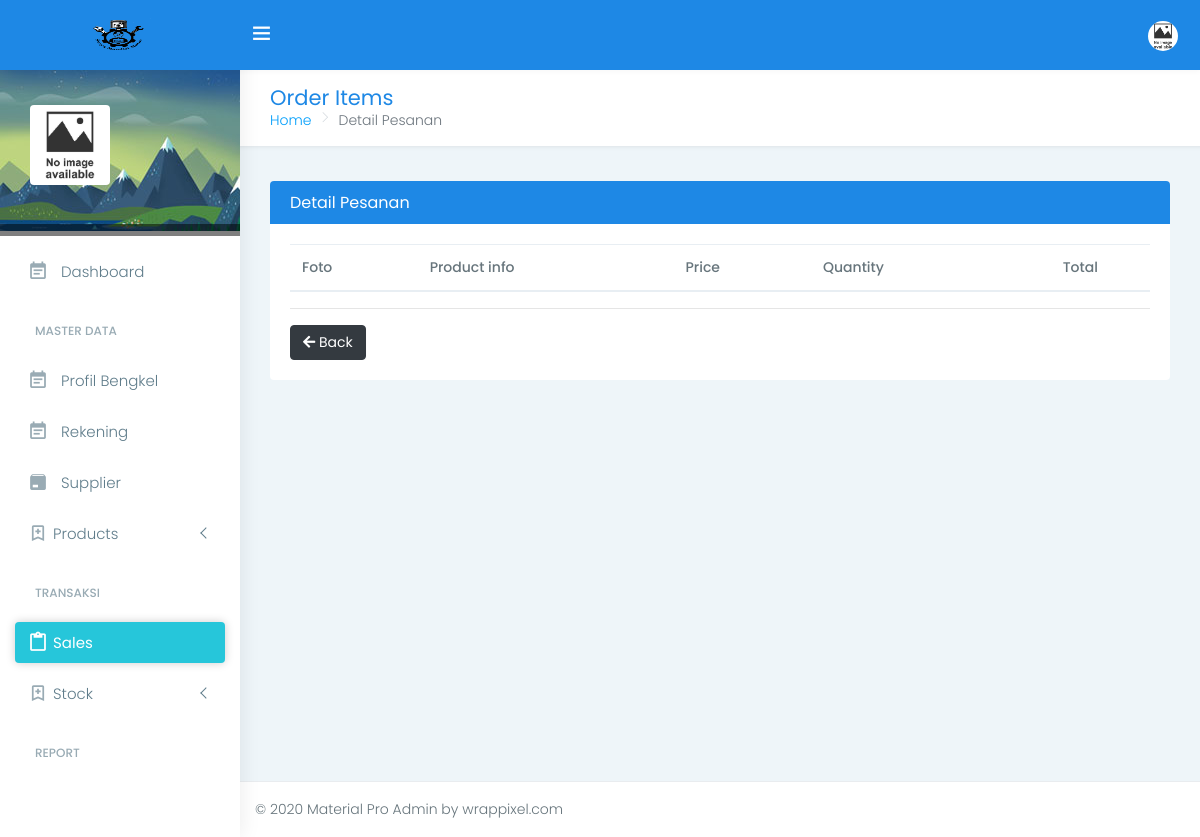
Page /orders/detailPesanan/202108070955254XJUSMLR on the earlier database version.
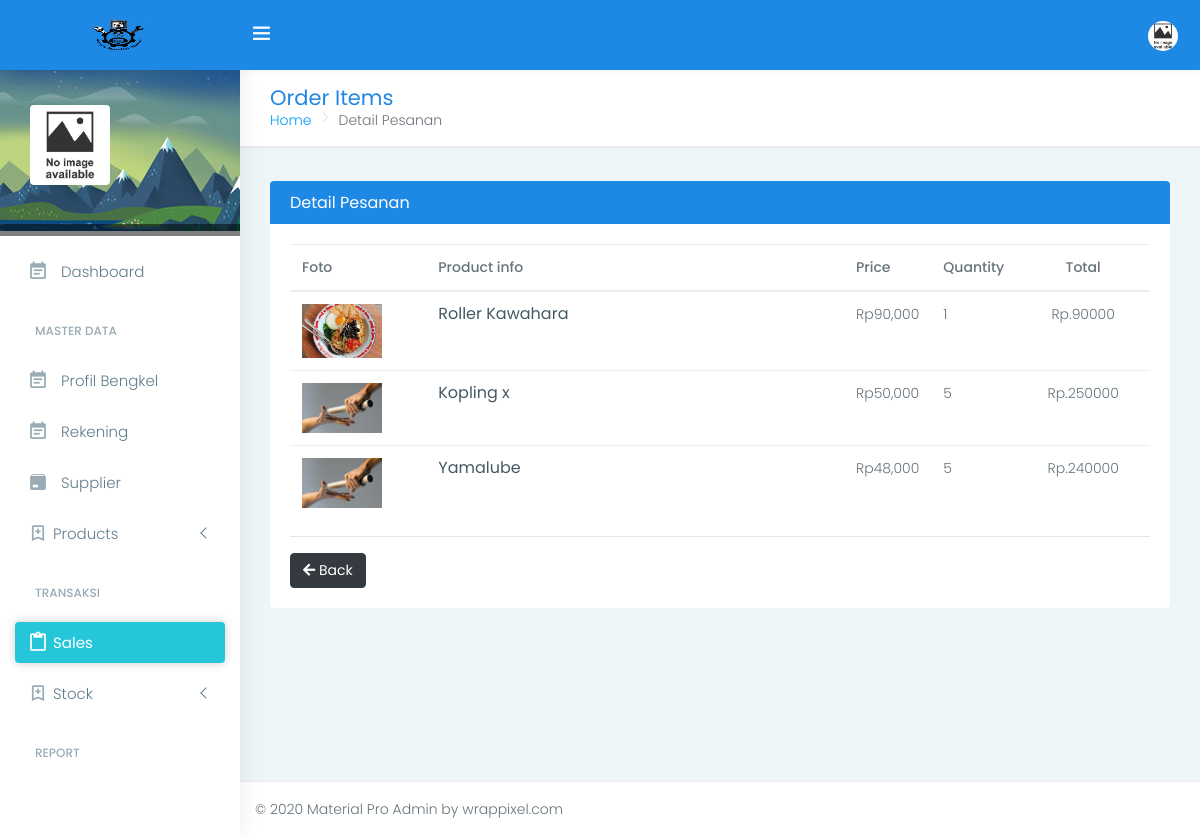
Same page on the later database version.
### tables this page shows
CREATE TABLE `salesdetail` (
  `idsalesdetail` int(11) NOT NULL,
  `no_order` varchar(35) NOT NULL,
  `idproduk` int(11) NOT NULL,
  `qty` int(11) NOT NULL,
  `created_at` datetime NOT NULL,
  `updated_at` datetime DEFAULT NULL,
  `is_active` int(11) NOT NULL
);

CREATE TABLE `products` (
  `idproduk` int(11) NOT NULL,
  `namaproduk` varchar(80) NOT NULL,
  `sisastock` int(11) NOT NULL,
  `deskripsi` text NOT NULL,
  `idkategori` int(11) NOT NULL,
  `idunit` int(11) NOT NULL,
  `hargasatuan` int(11) NOT NULL,
  `foto` varchar(40) NOT NULL,
  `created_at` datetime NOT NULL,
  `updated_at` datetime DEFAULT NULL,
  `is_active` int(11) NOT NULL
);

### application/controllers/Orders.php (called while the page is built, shortened)
<?php defined('BASEPATH') OR exit('No direct script access allowed');
class Orders extends CI_Controller {
    public function __construct(){
		$this->load->model('Barang_M', 'barang_model');
        $this->load->model('Rekening_M', 'rekening_model');
        $this->load->model('Order_M', 'order_model');
		$this->load->library('form_validation');
        $this->load->library('upload');
		$this->load->library('image_lib');
    }
    public function detailPesanan($no_order){
        $orderItems = $this->order_model->getOrderItem($no_order);
        $data = array(
            'active_menu' => 'order',
            'orderItems' => $orderItems
        );
        if ($this->session->userdata('role') == 2 ) {
            $this->load->view('template-customer', $data);
        } else {
            $this->load->view('template', $data);
        }
        $this->load->view('ecommerce/order-items', $data);
    }
}

### index.php (called while the page is built, shortened)
<?php
require_once BASEPATH.'core/CodeIgniter.php';

### application/models/Order_M.php (called while the page is built, shortened)
<?php
class Order_M extends CI_Model {
    public function getOrderItem($no_order){
        $this->db->select();
        $this->db->from('salesdetail a');
        $this->db->join('products b', 'a.idproduk = b.idproduk', 'left');
        $this->db->where('no_order', $no_order);
        $this->db->where('a.is_active', 1);
        $query = $this->db->get()->result();
        return $query;
    }
}

### application/views/ecommerce/order-items.php (the view, shortened to what this page needs)
    <div class="page-wrapper" style="display: block;">
            <div class="row page-titles">
                <div class="col-md-5 col-12 align-self-center">
                    <h3 class="text-themecolor mb-0">Order Items</h3>
                    <ol class="breadcrumb mb-0 p-0 bg-transparent">
                        <li class="breadcrumb-item"><a href="javascript:void(0)">Home</a></li>
                        <li class="breadcrumb-item active">Detail Pesanan</li>
                    </ol>
                </div>
            </div>
            <div class="container-fluid">
                <div class="row">
                    <div class="col-md-12 col-lg-12">
                        <div class="card">
                            <div class="card-header bg-info">
                                <h5 class="mb-0 text-white">Detail Pesanan</h5>
                            </div>
                            <div class="card-body">
                                <div class="table-responsive">
                                <form action="<?=site_url('cart/updateCart')?>" method="post">
                                    <table class="table product-overview">
                                        <thead>
                                            <tr>
                                                <th>Foto</th>
                                                <th>Product info</th>
                                                <th>Price</th>
                                                <th>Quantity</th>
                                                <th style="text-align:center">Total</th>
                                            </tr>
                                        </thead>
                                        <tbody>
                                        <?php $index = 1;?>
                                        <?php foreach ($orderItems as $key => $value): ?>
                                            <tr>
                                                <td width="150"><img src="<?=base_url('uploads/products/'.$value->foto)?>" alt="iMac" width="80"></td>
                                                <td width="550">
                                                    <h5 class="font-500"><?=$value->namaproduk?></h5>
                                                </td>
                                                <td>Rp<?=number_format($value->hargasatuan)?></td>
                                                <td width="70">
                                                    <?=$value->qty?>
                                                </td>
                                                <td width="150" id="<?=$index?>subtotal" align="center" class="font-500">Rp.<?=$value->hargasatuan*$value->qty?></td>
                                            </tr>
                                        <?php $index++; ?>
                                        <?php endforeach; ?>
                                        </tbody>
                                    </table>
                                    <hr>
                                    <div class="d-flex no-block align-items-center">
                                        <?php if($this->session->userdata('role') == 2 ) { ?>
                                            <a href="<?=site_url('orders/myorderlist')?>" class="btn btn-dark btn-outline"><i class="fas fa-arrow-left"></i> Back</a>
                                        <?php } else { ?>
                                            <a href="<?=site_url('orders/allorder')?>" class="btn btn-dark btn-outline"><i class="fas fa-arrow-left"></i> Back</a>
                                        <?php } ?>
                                    </div>
                                </div>
                            </div>
                        </div>
                    </div>
                </div>
            </div>
            <footer class="footer">
                © 2020 Material Pro Admin by wrappixel.com
            </footer>
        </div>
</body>
</html>

### application/views/template.php (shortened to what this page needs)
<!DOCTYPE html>
<html dir="ltr" lang="en">
<head>
    <link rel="stylesheet" type="text/css" href="<?php echo base_url()?>assets/src/assets/libs/select2/dist/css/select2.min.css">
    <link rel="stylesheet" type="text/css" href="<?php echo base_url()?>assets/src/assets/libs/daterangepicker/daterangepicker.css">
    <link rel="stylesheet" type="text/css" href="<?php echo base_url()?>assets/src/assets/libs/bootstrap-material-datetimepicker/css/bootstrap-material-datetimepicker.css">
    <link href="<?php echo base_url()?>assets/src/assets/extra-libs/toastr/dist/build/toastr.min.css" rel="stylesheet">
    <link href="<?php echo base_url()?>assets/src/assets/libs/magnific-popup/dist/magnific-popup.css" rel="stylesheet">
    <link href="<?php echo base_url()?>assets/src/assets/libs/datatables.net-bs4/css/dataTables.bootstrap4.css" rel="stylesheet">
    <link href="<?php echo base_url()?>assets/dist/css/style.min.css" rel="stylesheet">
</head>
<body>
    <div id="main-wrapper">
        <header class="topbar">
            <nav class="navbar top-navbar navbar-expand-md navbar-dark">
                <div class="navbar-header">
                    <a class="navbar-brand" href="index.html">
                        <b class="logo-icon">
                            <img src="<?php echo base_url()?>assets/images/log.png" style="height: 60px; width: 85px;" alt="homepage" class="light-logo" />
                        </b>
                    </a>
                </div>
                <div class="navbar-collapse collapse" id="navbarSupportedContent">
                    <ul class="navbar-nav mr-auto">
                        <li class="nav-item"> <a
                                class="nav-link sidebartoggler d-none d-md-block waves-effect waves-dark"
                                href="javascript:void(0)"><i class="ti-menu"></i></a> </li>
                    </ul>
                    <ul class="navbar-nav">
                        <li class="nav-item dropdown">
                            <a class="nav-link dropdown-toggle waves-effect waves-dark" href="#" data-toggle="dropdown"
                                aria-haspopup="true" aria-expanded="false">
                                <?php if ($this->session->userdata('foto') != null) { ?>
                                    <img src="<?=base_url('uploads/users/'.$this->session->userdata('foto'))?>" width="30" class="profile-pic rounded-circle">
                                <?php } else { ?>
                                    <img src="<?=base_url('assets/no_image.jpg')?>"  width="30" class="profile-pic rounded-circle" >
                                <?php } ?>
                            </a>
                        </li>
                    </ul>
                </div>
            </nav>
        </header>
        <aside class="left-sidebar">
            <div class="scroll-sidebar">
                <div class="user-profile position-relative" style="background: url(<?php echo base_url()?>assets/src/assets/images/background/user-info.jpg) no-repeat;">
                    <div class="profile-img">
                    <?php if ($this->session->userdata('foto') != null) { ?>
                        <img src="<?=base_url('uploads/users/'.$this->session->userdata('foto'))?>" class="rounded w-100">
                    <?php } else { ?>
                        <img src="<?=base_url('assets/no_image.jpg')?>" class="rounded" width="80">
                    <?php } ?>
                     </div>
                    <div class="profile-text pt-1">
                        <a href="#" class=" text-white d-block" data-toggle="dropdown" role="button" aria-haspopup="true" aria-expanded="true"><?php echo $this->session->userdata('namaPsikolog')?></a>
                    </div>
                </div>
                <nav class="sidebar-nav">
                    <ul id="sidebarnav">
                        <li class="sidebar-item">
                            <a class="sidebar-link waves-effect waves-dark sidebar-link <?=$active_menu == 'dashboard' ? 'active' : null?>" href="<?=site_url('dashboard/dashboardAdmin')?>" aria-expanded="false">
                                <i class="mr-2 mdi mdi-calendar-text"></i><span class="hide-menu">Dashboard</span>
                            </a>
                        </li>
                        <li class="nav-small-cap"><i class="mdi mdi-dots-horizontal"></i>
                            <span class="hide-menu">Master Data</span>
                        </li>
                        <li class="sidebar-item">
                            <a class="sidebar-link waves-effect waves-dark sidebar-link <?=$active_menu == 'company' ? 'active' : null?>" href="<?=site_url('company/index')?>" aria-expanded="false">
                                <i class="mr-2 mdi mdi-calendar-text"></i><span class="hide-menu">Profil Bengkel</span>
                            </a>
                        </li>
                        <li class="sidebar-item">
                            <a class="sidebar-link waves-effect waves-dark sidebar-link <?=$active_menu == 'rekening' ? 'active' : null?>" href="<?=site_url('rekening/index')?>" aria-expanded="false">
                                <i class="mr-2 mdi mdi-calendar-text"></i><span class="hide-menu">Rekening</span>
                            </a>
                        </li>
                        <li class="sidebar-item">
                            <a class="sidebar-link waves-effect waves-dark sidebar-link <?=$active_menu == 'supplier' ? 'active' : null?>" href="<?=site_url('supplier/index')?>" aria-expanded="false">
                                <i class="mr-2 mdi mdi-package"></i><span class="hide-menu">Supplier</span>
                            </a>
                        </li>
                        <li class="sidebar-item"> <a class="sidebar-link has-arrow waves-effect waves-dark"
                                href="javascript:void(0)" aria-expanded="false"><i
                                    class="mdi mdi-bookmark-plus-outline"></i><span class="hide-menu">Products </span></a>
                        </li>
                        <li class="nav-small-cap"><i class="mdi mdi-dots-horizontal"></i>
                            <span class="hide-menu">Transaksi</span>
                        </li>
                        <li class="sidebar-item <?=$active_menu == 'order' ? 'active' : null?>">
                            <a class="sidebar-link waves-effect waves-dark sidebar-link <?=$active_menu == 'order' ? 'active' : null?>" href="<?=site_url('orders/allorder')?>" aria-expanded="false">
                                <i class="mdi mdi-content-paste"></i><span class="hide-menu">Sales</span>
                            </a>
                        </li>
                        <li class="sidebar-item "> <a class="sidebar-link has-arrow waves-effect waves-dark <?=$active_menu == 'stock' ? 'active' : null?>"
                                href="javascript:void(0)" aria-expanded="false"><i
                                    class="mdi mdi-bookmark-plus-outline"></i><span class="hide-menu">Stock </span></a>
                        </li>
                        <li class="nav-small-cap"><i class="mdi mdi-dots-horizontal"></i>
                            <span class="hide-menu">Report</span>
                        </li>
                        <li class="sidebar-item <?=$active_menu == 'report' ? 'active' : null?>">
                            <a class="sidebar-link waves-effect waves-dark sidebar-link <?=$active_menu == 'report' ? 'active' : null?>" href="<?=site_url('orders/report')?>" aria-expanded="false">
                            </a>
                        </li>
                    </ul>
                </nav>
            </div>
        </aside>

Differences in the rows shown:
added salesdetail: idproduk.foto (picture), idproduk.namaproduk "Roller Kawahara", idproduk.hargasatuan "90,000", qty "1", $value->hargasatuan*$value->qty "90000"
added salesdetail: idproduk.foto (picture), idproduk.namaproduk "Kopling x", idproduk.hargasatuan "50,000", qty "5", $value->hargasatuan*$value->qty "250000"
added salesdetail: idproduk.foto (picture), idproduk.namaproduk "Yamalube", idproduk.hargasatuan "48,000", qty "5", $value->hargasatuan*$value->qty "240000"
